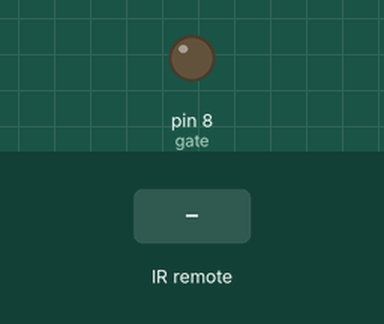
The sketch below on a simulated Arduino Uno, built with avr-gcc and run on an emulated ATmega328P. On the bench: output pins drawn as LEDs (lit = HIGH). The inputs (shaded band) are chosen by the test bench.

Above: at 1.2 s.
1.3 s: infrared code 0x80BF53AC received
At 2.1 s:
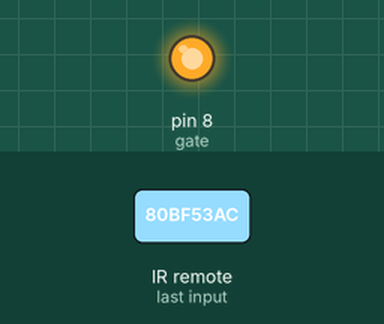
2.8 s: infrared code 0x80BF4BB4 received
At 3.2 s:
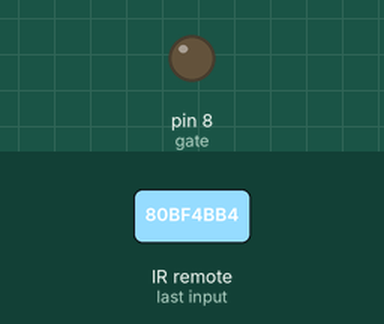
Timing chart, 0 to 5.8 s (numbered marks = the images above; inputs shaded):
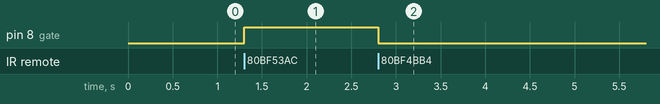

The sketch:

gope_triac.INO
```cpp
#include <IRremote.h>
int sensor = 3;
int gate=8;
IRrecv ip(sensor);
decode_results results;

void setup() {
  Serial.begin(9600);
  ip.enableIRIn();
  // put your setup code here, to run once:
  pinMode(sensor, INPUT);
  pinMode(gate, OUTPUT);
}

void loop()
{
  if (ip.decode(&results))
  {

    switch (results.value)
    {
      case 2160022444: digitalWrite(gate, HIGH);
        break;

      case 2160020404: digitalWrite(gate, LOW);
        break;

      default:
        {
          if (results.value != 0xFFFFFFFF)
          {
            Serial.println(results.value, DEC);
            break;
          }
        }
    }
    ip.resume();
    delay(20);
  }
}
```

Measured:
- after the input at 1.3 s, pin 8 (gate): LOW → HIGH at once
- after the input at 2.8 s, pin 8 (gate): HIGH → LOW at once
